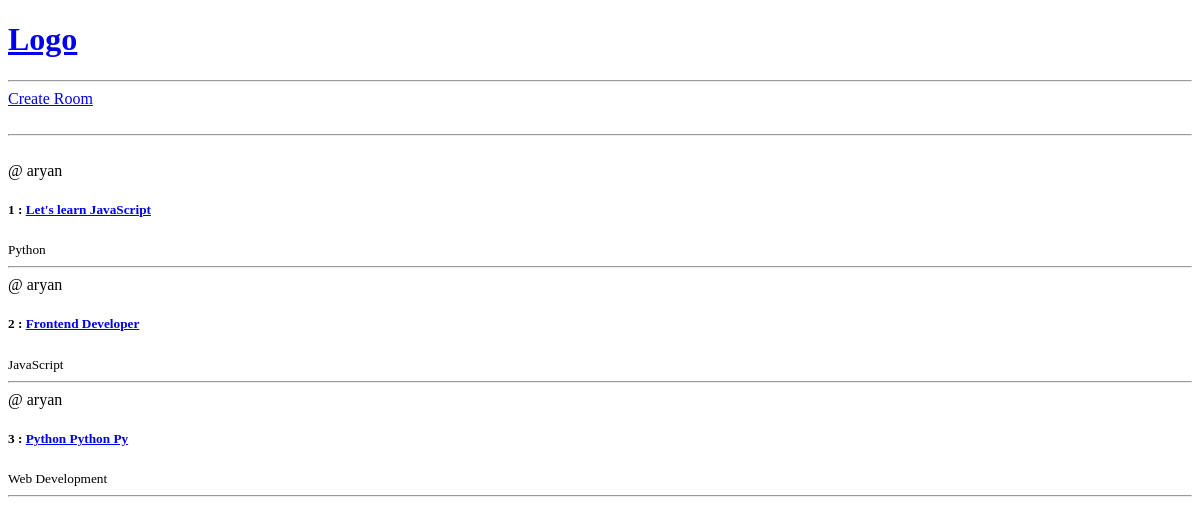
Before: / with the older database file.
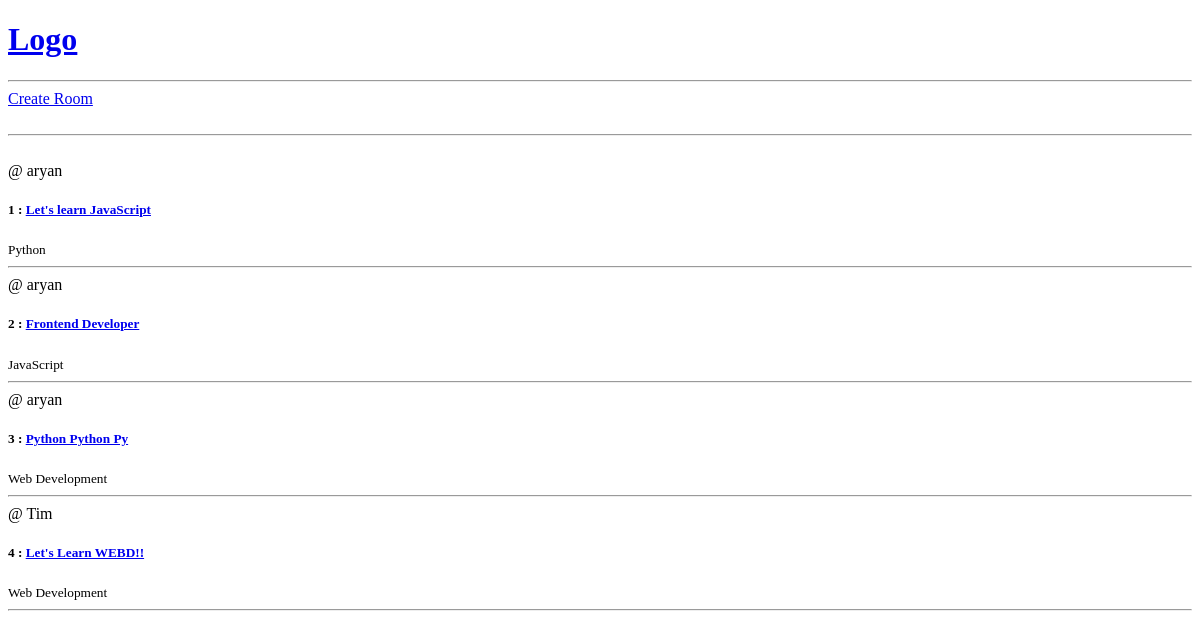
After: the same page with the newer database file.
### base/models.py (models this page shows, shortened)
class Room(models.Model):
    host = models.ForeignKey(User, on_delete=models.SET_NULL, null=True)
    topic = models.ForeignKey(Topic, on_delete=models.SET_NULL, null=True)
    name = models.CharField(max_length=200)
    description = models.TextField(null=True, blank=True)
    updated = models.DateTimeField(auto_now=True)       # Updated on every updation
    created = models.DateTimeField(auto_now_add=True)   # Only updated when created

class Topic(models.Model):
    name = models.CharField(max_length=200)

### base/views.py (the view)
# urls.py: path('', views.home, name="home"),
def home(request):
    rooms = Room.objects.all()
    context = {'rooms':rooms}
    return render(request, 'base/home.html', context)

### base/templates/base/home.html
{% extends 'main.html' %}
{% block content %}
<div>
    <a href="{% url 'create-room' %}">Create Room</a>
    <br><br><hr><br>
    <div>
        {% for room in rooms %}
            <div>
                <span>
                    @ {{room.host.username}}
                </span>
                <h5>  {{ room.id }} : <a href= "{% url 'room' room.id %}" > {{ room.name }} </a> </h5>
                <small>{{room.topic.name}}</small>
                <hr>
            </div>
        {% endfor %}
    </div>
</div>
{% endblock content %}

Changed rows visible on the page:
added Room: host.username "Tim", id "4", name "Let's Learn WEBD!!", topic.name "Web Development"
